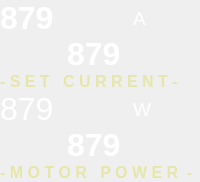
          <widget class="QWidget" name="motorDetailsWidget" native="true">
           <property name="font">
            <font>
             <weight>75</weight>
             <bold>true</bold>
            </font>
           </property>
           <layout class="QGridLayout" name="MotorPowerCurrent">
            <property name="leftMargin">
             <number>0</number>
            </property>
            <property name="topMargin">
             <number>0</number>
            </property>
            <property name="rightMargin">
             <number>0</number>
            </property>
            <property name="bottomMargin">
             <number>0</number>
            </property>
            <property name="spacing">
             <number>0</number>
            </property>
            <item row="2" column="2">
             <widget class="QWidget" name="motorPowerWidget" native="true">
              <property name="font">
               <font>
                <weight>75</weight>
                <bold>true</bold>
               </font>
              </property>
              <layout class="QGridLayout" name="motorPowerLayout">
               <property name="leftMargin">
                <number>0</number>
               </property>
               <property name="topMargin">
                <number>0</number>
               </property>
               <property name="rightMargin">
                <number>0</number>
               </property>
               <property name="bottomMargin">
                <number>0</number>
               </property>
               <property name="spacing">
                <number>0</number>
               </property>
               <item row="0" column="2">
                <widget class="QLabel" name="motorPowerUnitsLabel">
                 <property name="font">
                  <font>
                   <pointsize>14</pointsize>
                   <weight>50</weight>
                   <bold>false</bold>
                  </font>
                 </property>
                 <property name="styleSheet">
                  <string notr="true">QLabel {
color: white;
qproperty-alignment: 'AlignBottom | AlignLeft';
}</string>
                 </property>
                 <property name="text">
                  <string>W</string>
                 </property>
                </widget>
               </item>
               <item row="0" column="0" colspan="2">
                <widget class="QLabel" name="motorZeroPowerLabel">
                 <property name="font">
                  <font>
                   <pointsize>24</pointsize>
                   <weight>50</weight>
                   <bold>false</bold>
                  </font>
                 </property>
                 <property name="styleSheet">
                  <string notr="true">QLabel {
color: white;
qproperty-alignment: 'AlignBottom | AlignRight';
}</string>
                 </property>
                 <property name="text">
                  <string>879</string>
                 </property>
                </widget>
               </item>
               <item row="2" column="0" colspan="3">
                <widget class="QLabel" name="motorPowerTitleLabel">
                 <property name="font">
                  <font>
                   <pointsize>12</pointsize>
                   <weight>75</weight>
                   <bold>true</bold>
                  </font>
                 </property>
                 <property name="styleSheet">
                  <string notr="true">QLabel {
qproperty-alignment: AlignHCenter;
color: rgb(230, 230, 170);
}

</string>
                 </property>
                 <property name="text">
                  <string>- M O T O R   P O W E R  -</string>
                 </property>
                </widget>
               </item>
               <item row="1" column="1">
                <widget class="QLabel" name="motorOnePowerLabel">
                 <property name="font">
                  <font>
                   <pointsize>24</pointsize>
                  </font>
                 </property>
                 <property name="styleSheet">
                  <string notr="true">QLabel {
color: white;
qproperty-alignment: 'AlignBottom | AlignRight';
}</string>
                 </property>
                 <property name="text">
                  <string>879</string>
                 </property>
                </widget>
               </item>
              </layout>
             </widget>
            </item>
            <item row="1" column="2">
             <widget class="QWidget" name="setCurrentWidget" native="true">
              <property name="font">
               <font>
                <weight>75</weight>
                <bold>true</bold>
               </font>
              </property>
              <layout class="QGridLayout" name="setCurrentLayout">
               <property name="leftMargin">
                <number>0</number>
               </property>
               <property name="topMargin">
                <number>0</number>
               </property>
               <property name="rightMargin">
                <number>0</number>
               </property>
               <property name="bottomMargin">
                <number>0</number>
               </property>
               <property name="spacing">
                <number>0</number>
               </property>
               <item row="0" column="2">
                <widget class="QLabel" name="setCurrentUnitsLabel">
                 <property name="font">
                  <font>
                   <pointsize>14</pointsize>
                   <weight>50</weight>
                   <bold>false</bold>
                  </font>
                 </property>
                 <property name="styleSheet">
                  <string notr="true">QLabel {
color: white;
qproperty-alignment: 'AlignBottom | AlignLeft';
}</string>
                 </property>
                 <property name="text">
                  <string>A</string>
                 </property>
                </widget>
               </item>
               <item row="0" column="0" colspan="2">
                <widget class="QLabel" name="motorZeroSetCurrentLabel">
                 <property name="font">
                  <font>
                   <pointsize>24</pointsize>
                  </font>
                 </property>
                 <property name="styleSheet">
                  <string notr="true">QLabel {
color: white;
qproperty-alignment: 'AlignBottom | AlignRight';
}</string>
                 </property>
                 <property name="text">
                  <string>879</string>
                 </property>
                </widget>
               </item>
               <item row="2" column="0" colspan="3">
                <widget class="QLabel" name="setCurrentTitleLabel">
                 <property name="font">
                  <font>
                   <pointsize>12</pointsize>
                   <weight>75</weight>
                   <bold>true</bold>
                  </font>
                 </property>
                 <property name="styleSheet">
                  <string notr="true">QLabel {
qproperty-alignment: AlignHCenter;
color: rgb(230, 230, 170);
}

</string>
                 </property>
                 <property name="text">
                  <string>- S E T   C U R R E N T -</string>
                 </property>
                </widget>
               </item>
               <item row="1" column="1">
                <widget class="QLabel" name="motorOneSetCurrentLabel">
                 <property name="font">
                  <font>
                   <pointsize>24</pointsize>
                  </font>
                 </property>
                 <property name="styleSheet">
                  <string notr="true">QLabel {
color: white;
qproperty-alignment: 'AlignBottom | AlignRight';
}</string>
                 </property>
                 <property name="text">
                  <string>879</string>
                 </property>
                </widget>
               </item>
              </layout>
             </widget>
            </item>
           </layout>
          </widget>
